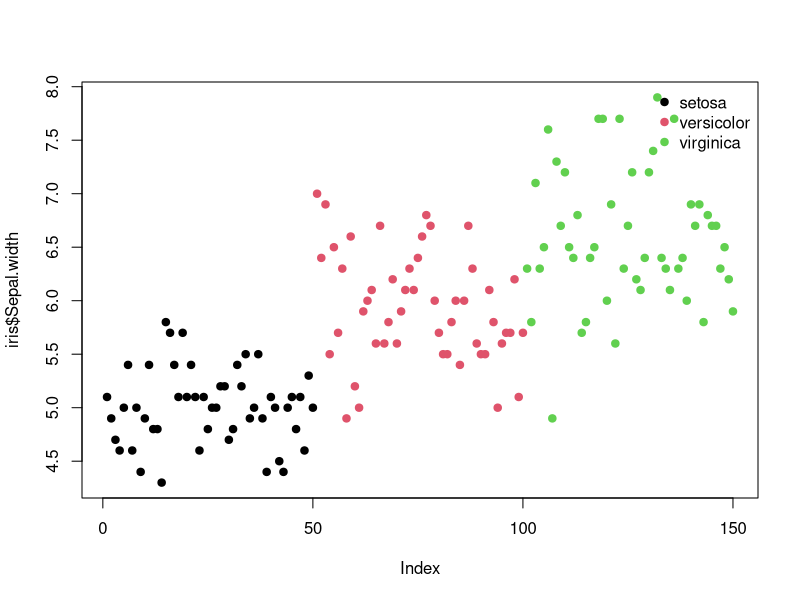
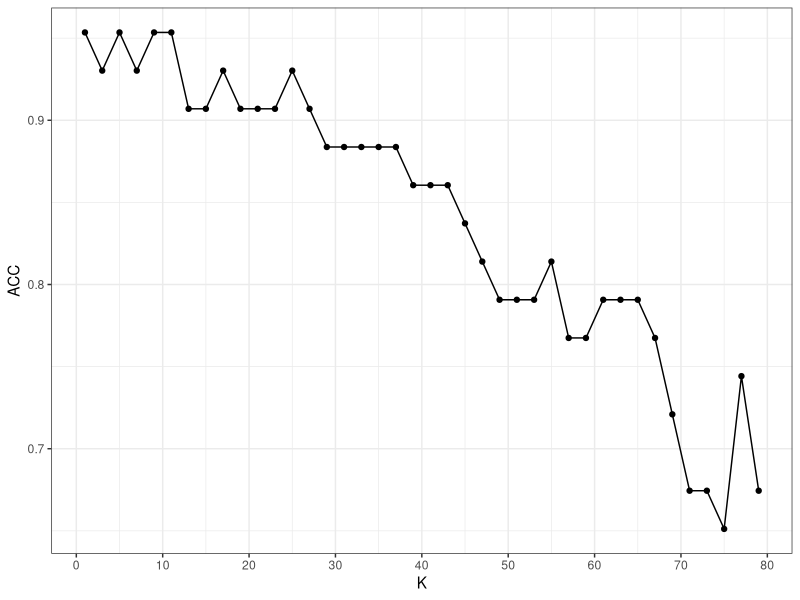

Source code (R) for these figures, in order:
# 지도학습, 계산 비용이 높다
# k값이 작으면 noise의 영향을 크게 받고 k가 크면 정상적인 분류에 어려움 발생

library(caret)
library(class)
library(gmodels)
library(ggplot2)

data(iris)

plot(iris$Sepal.Length, iris$Sepal.width, col=iris$Species, pch=19)
legend('topright', legend=levels(iris$Species), bty = 'n', pch=19, col=palette())

# 0~1 범위로 정규화
normMinMax = function(x) {
  return((x-min(x))/max(x)-min(x))
}
iris_norm = as.data.frame(lapply(iris[1:4], normMinMax))

# Train/Test 데이터 구분
ratio = 0.7
indexes = sample(2, nrow(iris), replace=TRUE, prob=c(ratio, 1-ratio))
iris_train = iris[indexes==1, 1:4]
iris_test=iris[indexes==2, 1:4]
iris_train_labels = iris[indexes==1, 5]
iris_test_labels = iris[indexes ==2, 5]

K = c()
ACC = c()

for(x in seq(1,80, by=2)) {
  iris_mdl = knn(train=iris_train, test=iris_test, cl=iris_train_labels, k=x)
  CM = confusionMatrix(iris_test_labels, iris_mdl)
  accuracy = CM$overall[1]
  K = c(K,x)
  ACC = c(ACC,accuracy)
}
KNN_Result = data.frame(
  K = K,
  ACC = ACC
)
ggplot(KNN_Result) + geom_point(aes(x=K, y=ACC)) + geom_line(aes(x=K, y=ACC), group=1) +
  scale_x_continuous(breaks=seq(0,80,by=10)) + theme_bw() + guides(col=FALSE)

# 
